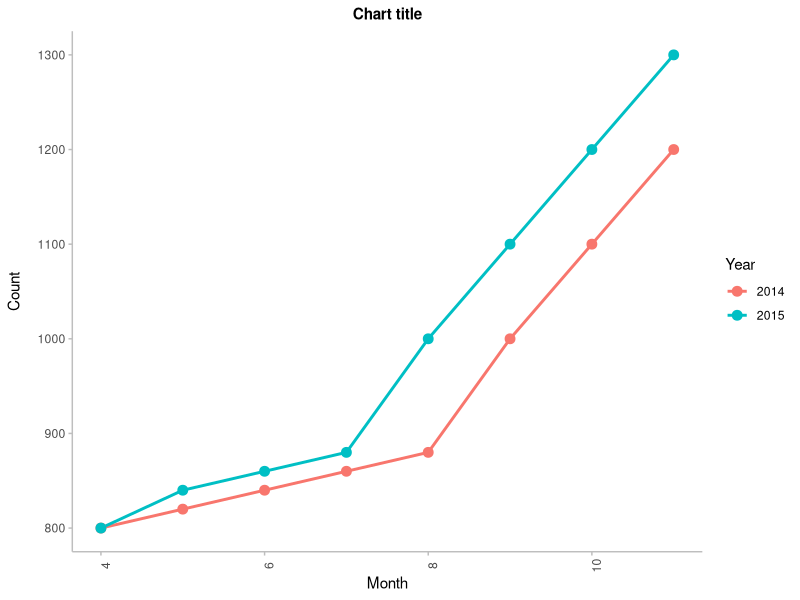

Write R code to recreate this figure.
## ---- chunk 1
#Create a pseudo chart
library(ggplot2)

Year <- c(rep("2014", times = 8), rep("2015", times = 8))
Month <- rep(c(4, 5, 6, 7, 8, 9, 10, 11), times = 2)
Count <- c(800, 820, 840, 860, 880, 1000, 1100, 1200, 
           800, 840, 860, 880, 1000, 1100, 1200, 1300)

ChartData <- data.frame(Year, Month, Count)

chart <- ggplot(data = ChartData, aes(x = Month, y = Count, group = Year, color = Year)) +
  geom_line(size = 1) + 
  geom_point(size = 3) +
  theme(plot.title = element_text(hjust = 0.5, face = "bold", size = 11),
    panel.background = element_blank(),
    panel.grid.major = element_blank(), 
    panel.grid.minor = element_blank(),
    axis.text.x = element_text(angle = 90),
    axis.title.y = element_text(margin = margin(0,10,0,0)),
    axis.line = element_line(colour="grey"),
    axis.ticks = element_line(colour="grey")) +
  xlab("Month") + ylab("Count") +
  ggtitle("Chart title")

ggsave("chart1.png", plot = chart, device = "png")

#Create contact information
contact1 <- c("name", "role", "number", "email")
contact2 <- c("name", "role", "number", "email")

contact <- data.frame(contact1, contact2)
## ---- chunk 2
    knitr::kable(contact, col.names=NULL)
